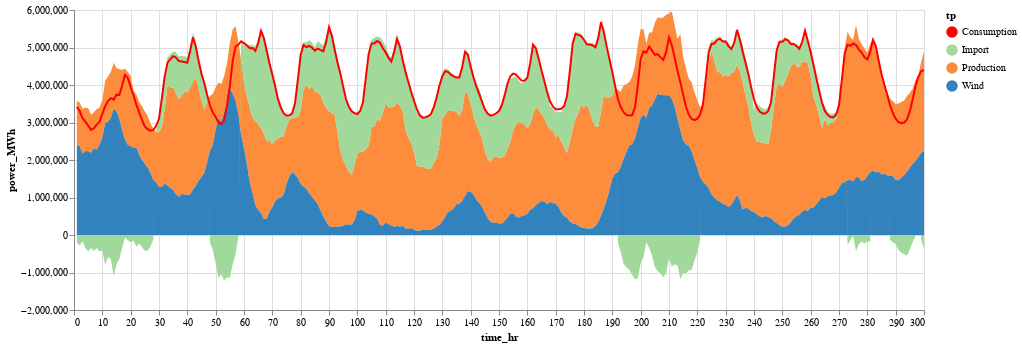

This figure's notebook cell:
### Markdown cell above
Hourly consumption, production, as well as wind energy production data available from https://www.nordpoolgroup.com/historical-market-data/

### Code cell
using CSV, VegaLite, DataFrames, Statistics

consum = CSV.read("consumption-dk-areas_2018_hourly.csv", DataFrame)
produc = CSV.read("production-dk-areas_2018_hourly.csv", DataFrame)
wind   = CSV.read("wind-power-dk_2018_hourly.csv", DataFrame)
exp    = CSV.read("exchange-per-country_2018_hourly.csv", DataFrame)
solar  = CSV.read("solarpv2018.csv", DataFrame)


n = 300

#production with wind substracted
dif = produc[1:n,"DK"]-wind[1:n,"DK"]

data = vcat(DataFrame(time_hr=collect(1:n),power_MWh = consum[1:n,"DK"]*1000, tp = "Consumption",source = 2),           
            DataFrame(time_hr=collect(1:n),power_MWh = dif*1000, tp ="Production",source = 1),
            DataFrame(time_hr=collect(1:n),power_MWh = wind[1:n,"DK"]*1000, tp = "Wind",source = 1),
            DataFrame(time_hr=collect(1:n),power_MWh = exp[1:n,"DK"]*1000, tp = "Import",source = 1))

#Plotting data
data |>
@vlplot(width=850, hieght=700)+
@vlplot(mark=:area, x=:time_hr, y={:power_MWh,stack=:zero},color=:tp,transform=[{filter="datum.source==1"}]) +
@vlplot(mark=:line, x=:time_hr, y=:power_MWh, transform=[{filter="datum.source==2"}],
    color={:tp,
    scale={range = ["red","#a1d99b","#fd8d3c","#3182bd"]}})

### Figure 1 — Vega-Lite specification as saved in the notebook (floating-point values rounded to 4 significant figures; data arrays with more than 128 entries replaced by an {"elided": "..."} marker saying what was removed)
{"data": {"values": {"elided": "1200 records"}}, "hieght": 700, "layer": [{"encoding": {"color": {"field": "tp", "type": "nominal"}, "x": {"field": "time_hr", "type": "quantitative"}, "y": {"field": "power_MWh", "stack": "zero", "type": "quantitative"}}, "mark": "area", "transform": [{"filter": "datum.source==1"}]}, {"encoding": {"color": {"field": "tp", "scale": {"range": ["red", "#a1d99b", "#fd8d3c", "#3182bd"]}, "type": "nominal"}, "x": {"field": "time_hr", "type": "quantitative"}, "y": {"field": "power_MWh", "type": "quantitative"}}, "mark": "line", "transform": [{"filter": "datum.source==2"}]}], "width": 850}
